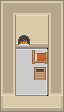

Rendered tile map (Tiled .tmx) drawn with the repository's tilesets; below, a short description and the map source with its tile grids summarised:
An orthogonal 4x7 tile map with 16x16 px tiles, 7 tile layers (Land, Sea, Ground Overlay, Objects, ...) and 1 object.

<map version="1.0" orientation="orthogonal" renderorder="right-down" width="4" height="7" tilewidth="16" tileheight="16" nextobjectid="5">
 <tileset firstgid="1" name="roguelikeSheet_transparent" tilewidth="16" tileheight="16" spacing="1" tilecount="1767">
  <image source="../Images/roguelikeSheet_transparent.png" width="968" height="526" />
 </tileset>
 <layer name="Land" width="4" height="7">
  <data>[28 cells, 28 non-empty, 9 distinct tile ids]</data>
 </layer>
 <layer name="Sea" width="4" height="7">
  <data>[28 cells, 0 non-empty, 0 distinct tile ids]</data>
 </layer>
 <layer name="Ground Overlay" width="4" height="7">
  <data>[28 cells, 0 non-empty, 0 distinct tile ids]</data>
 </layer>
 <layer name="Objects" width="4" height="7">
  <data>[28 cells, 23 non-empty, 10 distinct tile ids]</data>
 </layer>
 <layer name="Chests" width="4" height="7">
  <data>[28 cells, 1 non-empty, 1 distinct tile ids]</data>
 </layer>
 <objectgroup name="Signs" />
 <objectgroup name="Open Doors">
  <object id="1" gid="95" x="16" y="112" width="16" height="16">
   <properties>
    <property name="Connected" value="Maps/1.tmx" />
    <property name="GoX" value="40" />
    <property name="GoY" value="16" />
   </properties>
  </object>
 </objectgroup>
 <layer name="Doors/Windows/Roofs" width="4" height="7">
  <data>[28 cells, 1 non-empty, 1 distinct tile ids]</data>
 </layer>
 <layer name="Roof Overlay" width="4" height="7">
  <data>[28 cells, 0 non-empty, 0 distinct tile ids]</data>
 </layer>
</map>
